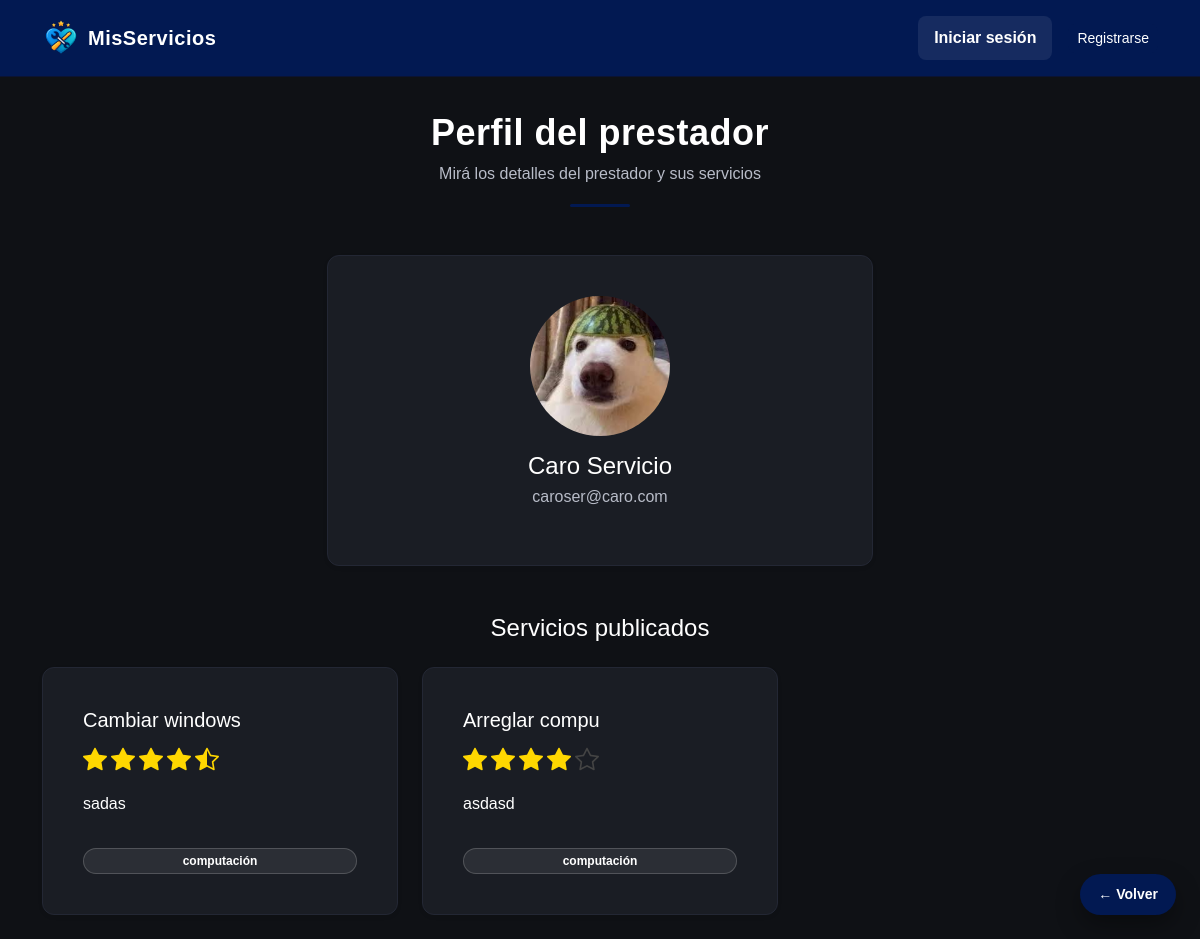
Before: /prestador/1 with the older database file.
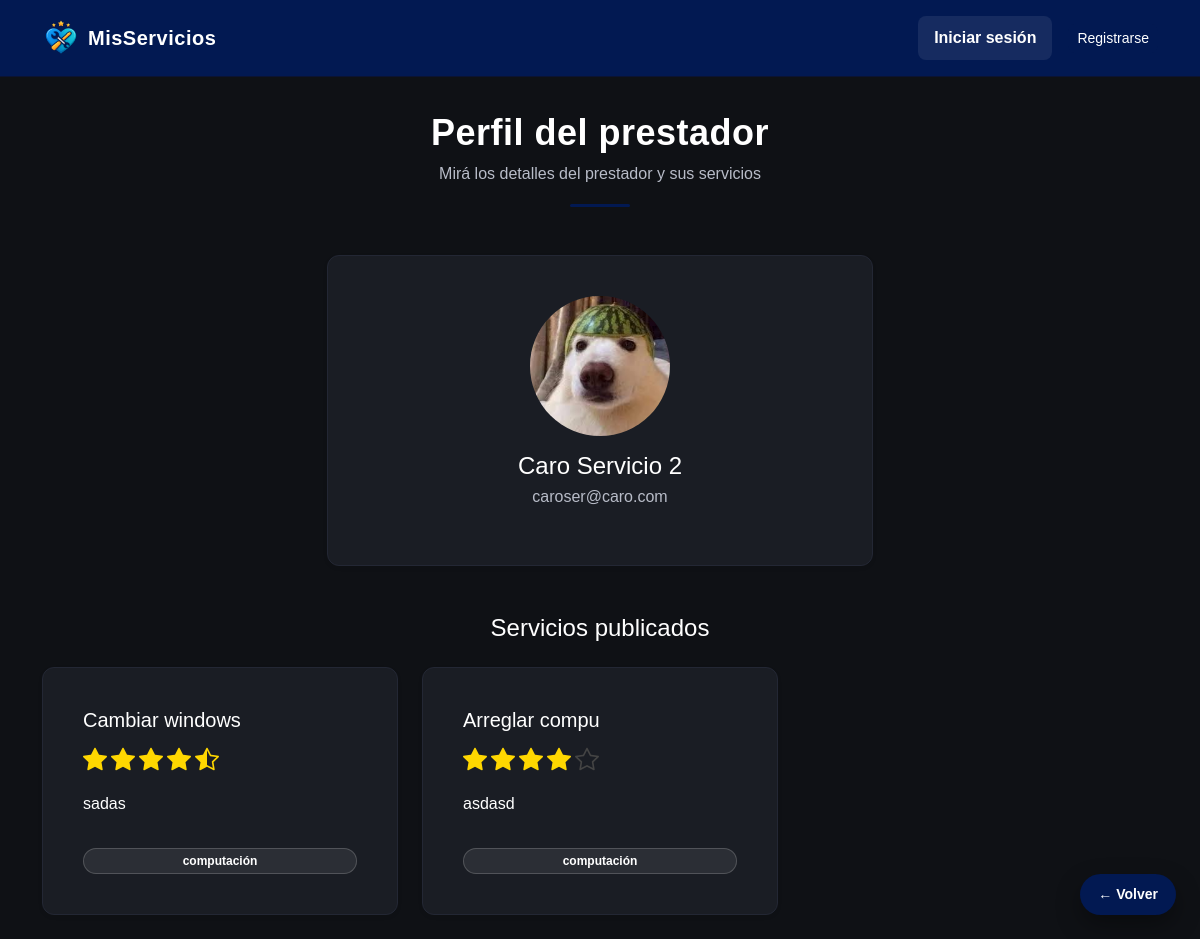
After: the same page with the newer database file.
### models.py (models this page shows, shortened)
class Usuario(UserMixin, db.Model):
    __tablename__ = 'usuarios'
    id = db.Column(db.Integer, primary_key=True)
    nombre = db.Column(db.String(100), nullable=False)
    email = db.Column(db.String(120), unique=True, nullable=False)
    password = db.Column(db.String(255), nullable=False)
    rol = db.Column(db.String(20), nullable=False)
    imagen = db.Column(db.String(200))
    calificaciones = db.relationship('Calificacion', backref='cliente', lazy=True)

class Servicio(db.Model):
    __tablename__ = 'servicios'
    id = db.Column(db.Integer, primary_key=True)
    titulo = db.Column(db.String(100), nullable=False)
    descripcion = db.Column(db.Text, nullable=False)
    categoria = db.Column(db.String(50), nullable=False)
    usuario_id = db.Column(
        db.Integer,
        db.ForeignKey('usuarios.id'),
        nullable=False
    )
    usuario = db.relationship('Usuario', backref='servicios', lazy=True)
    calificaciones = db.relationship(
        'Calificacion',
        backref='servicio',
        lazy=True,
        cascade='all, delete-orphan'
    )
    def promedio_estrellas(self):
        if not self.calificaciones:
            return None
        total = 0
        cantidad = 0
        for c in self.calificaciones:
            promedio_c = (c.precio + c.calidad + c.amabilidad) / 3
            total += promedio_c
            cantidad += 1
        return round(total / cantidad, 1)

### app.py (the view)
@app.route('/prestador/<int:usuario_id>')
def perfil_prestador(usuario_id):
    prestador = Usuario.query.get_or_404(usuario_id)
    servicios = Servicio.query.filter_by(usuario_id=prestador.id).all()
    return render_template(
        'perfil_prestador.html',
        prestador=prestador,
        servicios=servicios
    )

### templates/perfil_prestador.html
{% from "components/estrellas.html" import render_estrellas %}
{% extends "base.html" %}
{% block page_header %}
    {% set titulo = "Perfil del prestador" %}
    {% set subtitulo = "Mirá los detalles del prestador y sus servicios" %}
    {% include "components/page_header.html" %}
{% endblock %}
{% block content %}
<div class="row justify-content-center mb-5">
    <div class="col-12 col-md-8 col-lg-6">
        <div class="card shadow-sm text-center">
            <div class="card-body">
                {% if prestador.imagen %}
                    <img src="{{ url_for('static', filename='uploads/' + prestador.imagen) }}"
                         class="rounded-circle mb-3"
                         width="140" height="140">
                {% else %}
                    <div class="prestador-avatar-placeholder mx-auto mb-3"
                         style="width:140px;height:140px;font-size:40px;">
                        {{ prestador.nombre[0] }}
                    </div>
                {% endif %}
                <h4 class="mb-1">{{ prestador.nombre }}</h4>
                <p class="text-muted">{{ prestador.email }}</p>
            </div>
        </div>
    </div>
</div>
<h4 class="text-center mb-4">Servicios publicados</h4>
<div class="row g-4">
    {% for servicio in servicios %}
        <div class="col-12 col-sm-6 col-lg-4">
            <div class="card h-100 shadow-sm">
                <div class="card-body d-flex flex-column">
                    <h5 class="mb-1">{{ servicio.titulo }}</h5>
                    {% if servicio.promedio_estrellas() %}
                        {{ render_estrellas(servicio.promedio_estrellas()) }}
                    {% else %}
                        <span class="text-muted small">Sin calificaciones</span>
                    {% endif %}
                    <p class="card-text mt-2 flex-grow-1">
                        {{ servicio.descripcion }}
                    </p>
                    <span class="badge bg-primary mt-3">
                        {{ servicio.categoria }}
                    </span>
                </div>
            </div>
        </div>
    {% endfor %}
</div>
{% endblock %}

### templates/components/estrellas.html (shortened to what this page needs)
{% macro render_estrellas(promedio) %}
    {% set enteras = promedio|int %}
    {% set media = 1 if promedio - enteras >= 0.5 else 0 %}
    {% set vacias = 5 - enteras - media %}
    <div class="estrellas estrellas-card">
        {% for _ in range(enteras) %}
            <i class="bi bi-star-fill estrella activa"></i>
        {% endfor %}
        {% if media %}
            <i class="bi bi-star-half estrella activa"></i>
        {% endif %}
        {% for _ in range(vacias) %}
            <i class="bi bi-star estrella"></i>
        {% endfor %}
    </div>
{% endmacro %}

### templates/base.html (shortened to what this page needs)
<!DOCTYPE html>
<html lang="es">
<head>
    <link href="https://cdn.jsdelivr.net/npm/bootstrap@5.3.2/dist/css/bootstrap.min.css" rel="stylesheet">
    <link rel="stylesheet" href="{{ url_for('static', filename='css/styles.css') }}">
    <link rel="stylesheet" href="https://cdn.jsdelivr.net/npm/bootstrap-icons@1.11.3/font/bootstrap-icons.css">
</head>
<body>
<nav class="navbar navbar-expand-lg navbar-dark navbar-custom">
    <div class="container">
        <a class="navbar-brand d-flex align-items-center gap-2 fw-bold"
           href="{% if current_user.is_authenticated %}
                    {{ url_for('dashboard') }}
                 {% else %}
                    {{ url_for('index') }}
                 {% endif %}">
            <img src="{{ url_for('static', filename='img/logo-icon.png') }}"
                 class="logo-navbar">
            <span class="logo-text">MisServicios</span>
        </a>
        <div class="collapse navbar-collapse justify-content-lg-end text-center" id="navbarContent">
            {% if current_user.is_authenticated %}
            <div class="d-flex flex-column flex-lg-row align-items-center gap-3 mt-3 mt-lg-0">
                {% if current_user.imagen %}
                    <img src="{{ url_for('static', filename='uploads/' + current_user.imagen) }}"
                         class="avatar-navbar">
                {% else %}
                    <div class="prestador-avatar-placeholder">
                        {{ current_user.nombre[0] }}
                    </div>
                {% endif %}
                <span class="text-white small">
                    Hola, {{ current_user.nombre }}
                </span>
                <a href="{{ url_for('logout') }}" class="btn btn-logout btn-sm">
                    Salir
                </a>
            </div>
            {% else %}
            <div class="d-flex flex-column flex-lg-row align-items-center gap-3 mt-3 mt-lg-0">
                <a href="{{ url_for('login') }}" class="nav-link-custom">
                    Iniciar sesión
                </a>
                <a href="{{ url_for('register') }}" class="btn btn-primary btn-sm">
                    Registrarse
                </a>
            </div>
            {% endif %}
        </div>
    </div>
</nav>
<main class="container py-4">
    {% block page_header %}{% endblock %}
    {% block content %}{% endblock %}
</main>
{% if request.endpoint not in ['index'] %}
<a href="javascript:history.back()" class="btn-volver">
    ← Volver
</a>
{% endif %}
</body>
</html>

### templates/components/page_header.html
<div class="container text-center px-3 mb-5 page-header">
  <h1 class="page-title">
    {{ titulo }}
  </h1>
  {% if subtitulo %}
    <p class="page-subtitle">
      {{ subtitulo }}
    </p>
  {% endif %}
  <div class="page-header-line"></div>
</div>

### static/css/styles.css (style rules this page uses)
:root { --primary-color: #021952; --primary-hover: #04307a; --bg-dark: #0f1115; --card-dark: #1a1d24; --text-light: #ffffff; --text-muted: #b8bcc8; }
body { margin: 0; font-family: Arial, Helvetica, sans-serif; background-color: var(--bg-dark); color: var(--text-light); }
.navbar-custom { background-color: var(--primary-color); border-bottom: 1px solid #0b1333; padding: 14px 0; }
.logo-navbar { height: 38px; }
.nav-link-custom { display: inline-block; background: rgba(255,255,255,0.08); padding: 10px 16px; border-radius: 8px; font-weight: 600; text-align: center; color: white; text-decoration: none; transition: background 0.2s ease; }
.btn-primary { background-color: var(--primary-color); border-color: var(--primary-color); border-radius: 8px; }
.btn-volver { position: fixed; bottom: 24px; right: 24px; z-index: 1500; background: var(--primary-color); color: #ffffff; text-decoration: none; padding: 10px 18px; border-radius: 30px; font-weight: 600; font-size: 14px; box-shadow: 0 10px 25px rgba(0,0,0,0.35); transition: all .2s ease; }
.card { background-color: var(--card-dark); border-radius: 12px; border: 1px solid #232734; color: #fff; width: 100%; padding: 20px; }
.text-muted { color: var(--text-muted) !important; }
.badge.bg-primary { background-color: rgba(255,255,255,0.08) !important; border: 1px solid rgba(255,255,255,0.18); border-radius: 20px; padding: 6px 14px; }
.estrellas { display: inline-flex; gap: 4px; font-size: 22px; }
.estrella.activa { color: #FFD700; }
@media (min-width: 768px) { .card { padding: 22px; } }
@media (min-width: 1024px) { .card { padding: 24px; } }
.estrellas-card { font-size: 20px; margin: 6px 0; }
@media (min-width: 768px) { .estrellas-card { font-size: 22px; } }
@media (min-width: 1024px) { .estrellas-card { font-size: 24px; } }
.estrella { color: #444; }
.page-header { margin-top: 10px; }
.page-title { font-weight: 700; letter-spacing: 0.5px; margin-bottom: 8px; font-size: 26px; }
.page-subtitle { color: var(--text-muted); margin-bottom: 18px; font-size: 14px; }
.page-header-line { width: 60px; height: 3px; background: var(--primary-color); margin: 0 auto; border-radius: 10px; }
@media (min-width: 768px) { .page-title { font-size: 32px; } }
@media (min-width: 768px) { .page-subtitle { font-size: 16px; } }
@media (min-width: 1024px) { .page-title { font-size: 36px; } }
.logo-text { color: #ffffff; font-weight: 700; font-size: 20px; letter-spacing: 0.5px; }

Changed rows visible on the page:
changed Usuario "caroser@caro.com": nombre "Caro Servicio" → "Caro Servicio 2"
